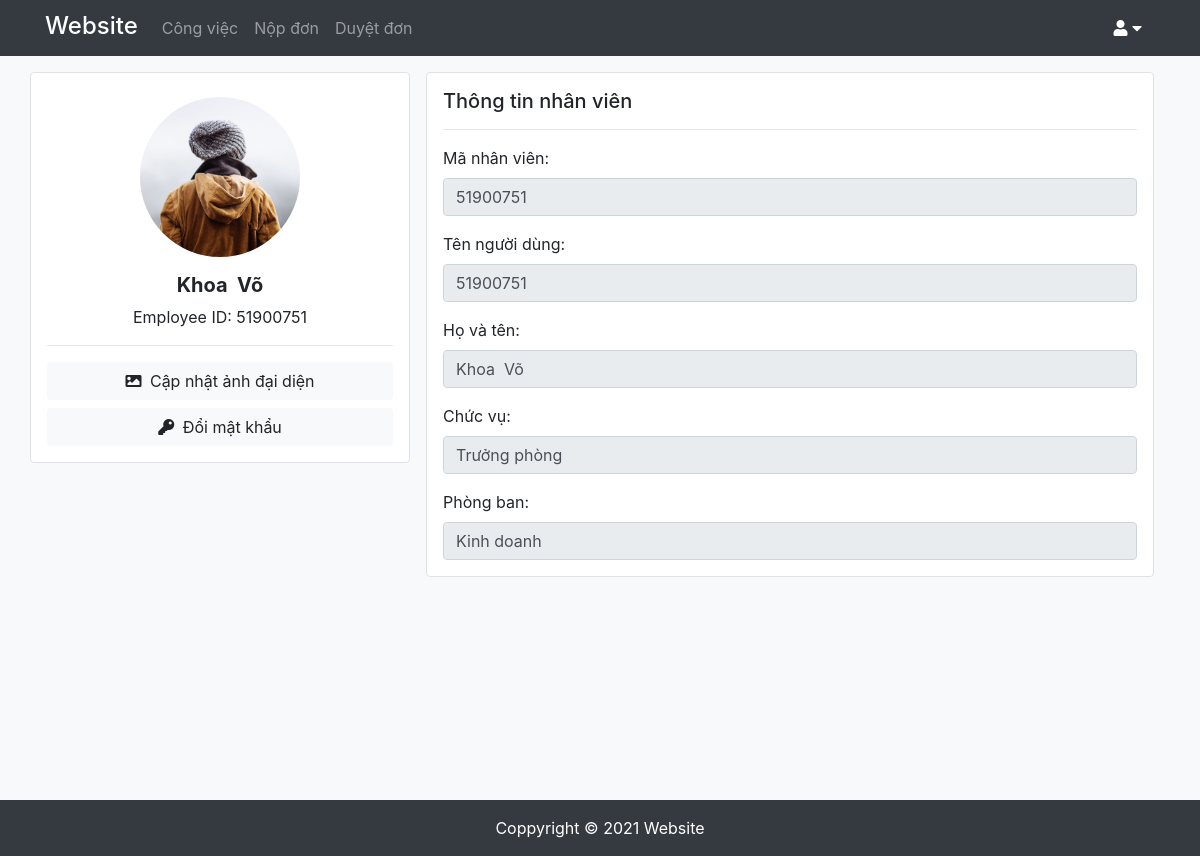
The page /profile.php (signed in) on the database as committed earlier.
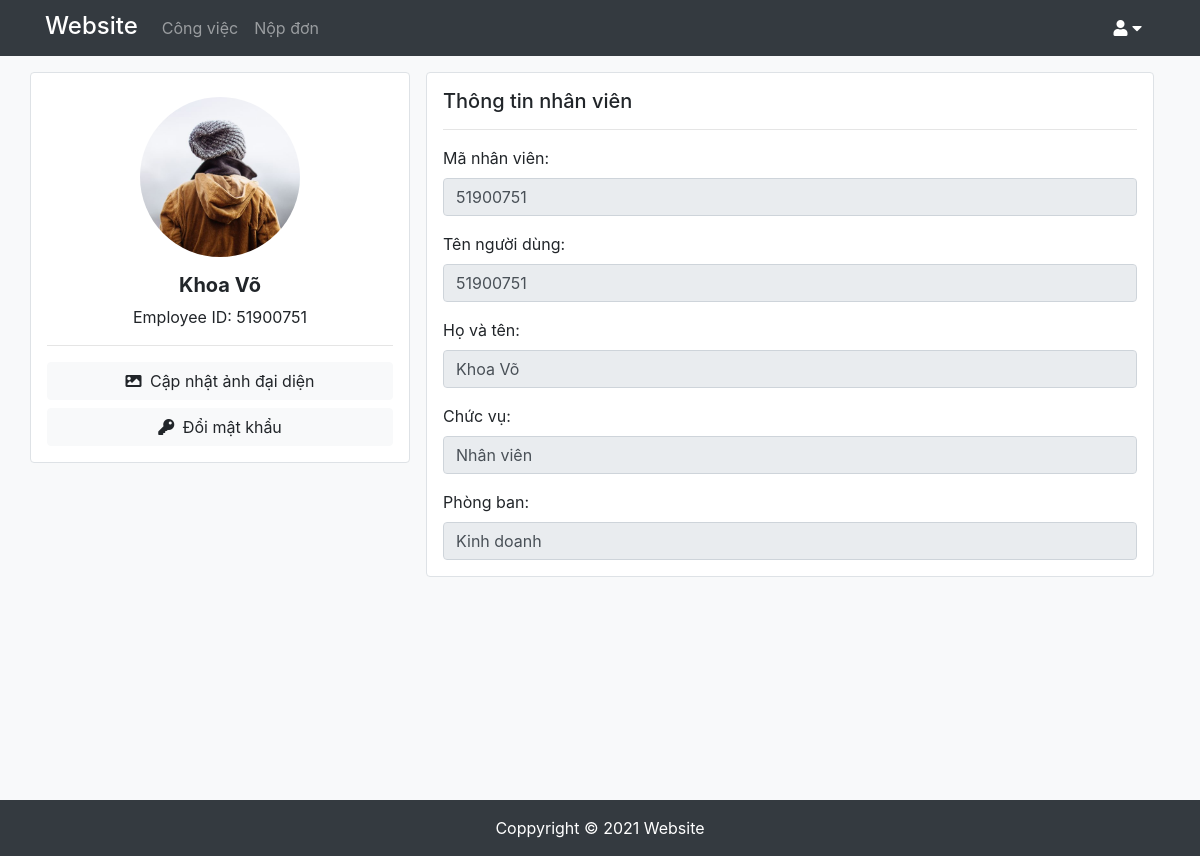
The same page on the database as committed later.
### tables this page shows
CREATE TABLE `account` (
  `username` varchar(20) NOT NULL,
  `password` varchar(100) NOT NULL,
  `hoten` varchar(50) NOT NULL,
  `chucvu` varchar(20) NOT NULL DEFAULT 'Nhân viên',
  `maphongban` smallint(6) DEFAULT NULL,
  `avatar` text NOT NULL DEFAULT 'default_avatar.png'
);

CREATE TABLE `phongban` (
  `ID` smallint(6) NOT NULL,
  `tenphongban` varchar(20) NOT NULL,
  `matruongphong` varchar(20) DEFAULT NULL,
  `mota` varchar(255) NOT NULL,
  `sophong` tinyint(4) NOT NULL
);

### profile.php (the view, shortened to what the changed rows need)
<?php
    require_once './API/connection.php';
    $input_username = !empty($_GET['username']) ? $_GET['username'] : $_SESSION['user'];
    $stmt = $conn->prepare('SELECT username, hoten, chucvu, tenphongban, avatar FROM account, phongban
                            WHERE account.maphongban = phongban.ID AND account.username = ?');
    $stmt->bind_param("s", $input_username);
    if (!$stmt->execute()) {
        die($error = $stmt->error);
    }
    $result = $stmt->get_result();
    $row = $result->fetch_assoc();
    $hoten = $row['hoten'];
    $chucvu = $row['chucvu'];
    $tenphongban = $row['tenphongban'];
    $avatar = $row['avatar'];
?>
<!DOCTYPE html>
<html lang="en">
<head>
    <link rel="stylesheet" href="https://maxcdn.bootstrapcdn.com/bootstrap/4.5.2/css/bootstrap.min.css">
    <link href="https://cdnjs.cloudflare.com/ajax/libs/font-awesome/5.13.0/css/all.min.css" rel="stylesheet">
    <link rel="stylesheet" href="style.css">
</head>
<body>
    <div id="wrapper">
        <?php
            include 'navbar.php';
        ?>
        <div class="container ">
            <div class="row ">
                <div class="col-lg-4 mb-3 mb-lg-0 p-0" >
                    <div class="p-3 pt-4 bg-white border rounded">
                        <div class="mb-3 mx-auto rounded-circle position-relative" style="width:160px; height:160px">
                            <img class="rounded-circle w-100 h-100" src="assets/img/<?= $avatar?>" >
                        </div>
                        <div class="text-center">
                            <div><h5><b><?= $hoten?></b></h5></div>
                        </div>
                    </div>
                </div>
                <div class=" col-lg-8 p-0 px-lg-3 mb-4 mb-lg-0">
                    <div class="border p-3 rounded bg-white">
                        <div class="form-group">
                            <label for="new-password">Họ và tên:</label>
                            <input type="text" class="form-control" id="" disabled value="<?= $hoten?>">
                        </div>
                        <div class="form-group">
                            <label for="">Chức vụ:</label>
                            <input type="text" class="form-control" id="" disabled value="<?= $chucvu?>">
                        </div>
                        <div class="form-group mb-0">
                            <label for="">Phòng ban:</label>
                            <input type="text" class="form-control" id="" disabled value="<?= $tenphongban?>">
                        </div>
                    </div>
                </div>
            </div>
        </div>
    </div>
</body>
</html>

### navbar.php (shortened to what the changed rows need)
<nav class="navbar navbar-expand-md bg-dark navbar-dark fixed-top ">
    <div class="container justify-content-start">
        <div class="collapse navbar-collapse" id="collapsibleNavbar">
            <ul class="navbar-nav">
                        <?php
                    if ($_SESSION['permission'] !== 'Nhân viên') {
                        ?>
                            <li class="nav-item">
                                <a class="nav-link " href="duyetdon.php">Duyệt đơn</a>
                            </li>
                        <?php
                    }
                ?>
            </ul>
        </div>
    </div>
</nav>

Rows that differ between the two databases and show on the page:
changed account "Khoa Võ": chucvu "Trưởng phòng" → "Nhân viên"
Other text that changed with them:
text no longer shown: "Duyệt đơn"
